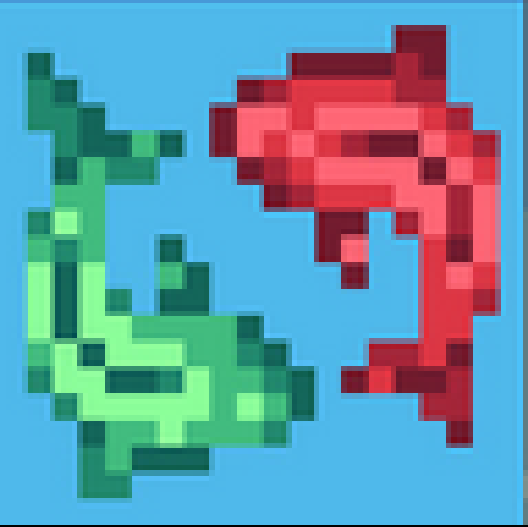
#> input picture guilherrme/classes_old/peixe.png, 528 x 527 px
$ python imagen.py
#> lines starting #> are read from the running program, lines starting #| are printed output that depends on the picture
import numpy as np
import matplotlib.pyplot as plt
import cv2
img = cv2.imread('peixe.png')
#> img is the input picture: shape (527, 528, 3); mean B, G, R 171.5, 151.3, 98.7

rgb = cv2.resize(img, (20, 20), interpolation=cv2.INTER_NEAREST)
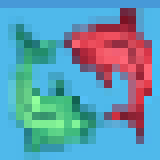
#> rgb: shape (20, 20, 3) (shown 8 times larger); mean B, G, R 176.4, 153.6, 97.2
print(rgb)
#> (printed output is left out)

plt.imshow(rgb)
plt.axis('off')
plt.show()
